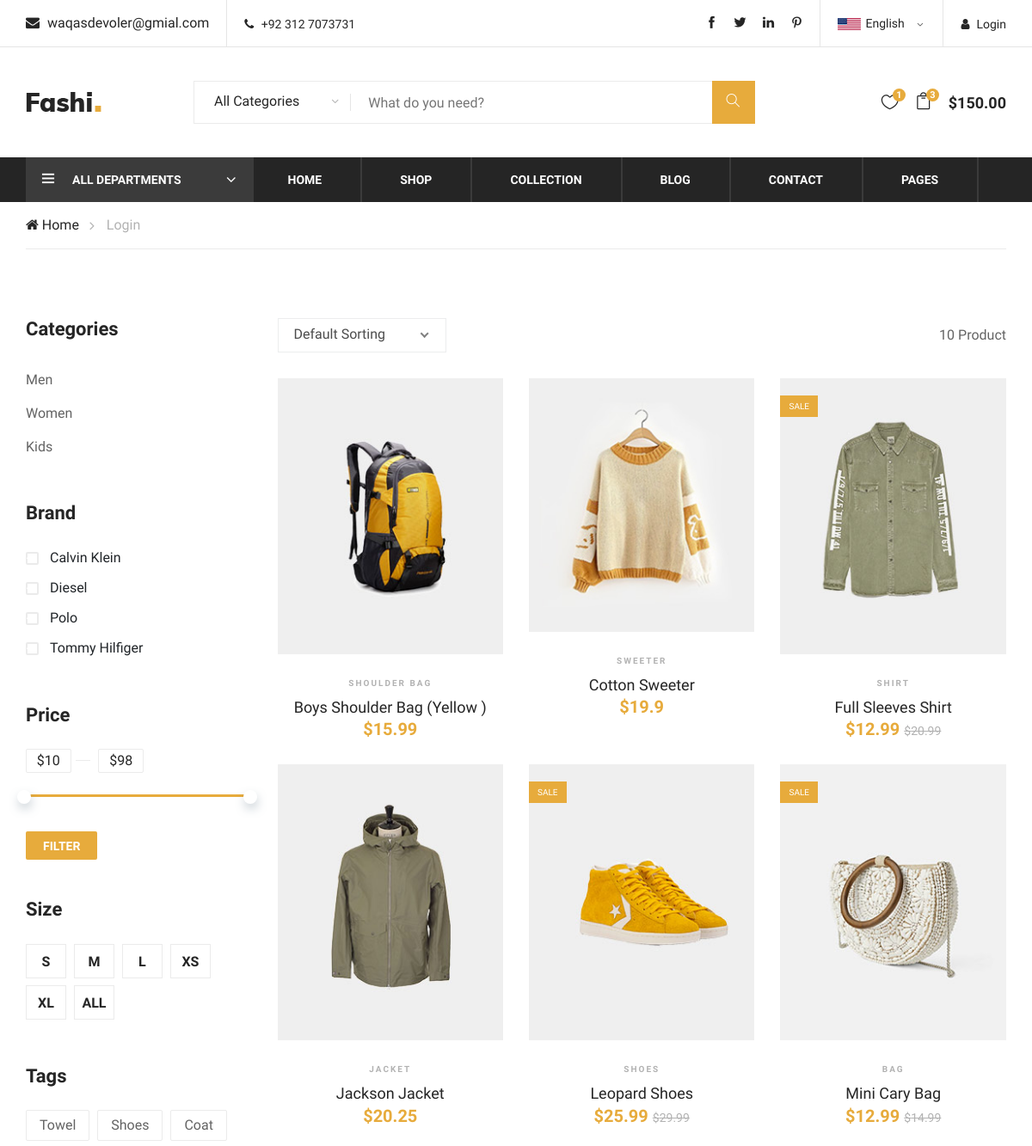
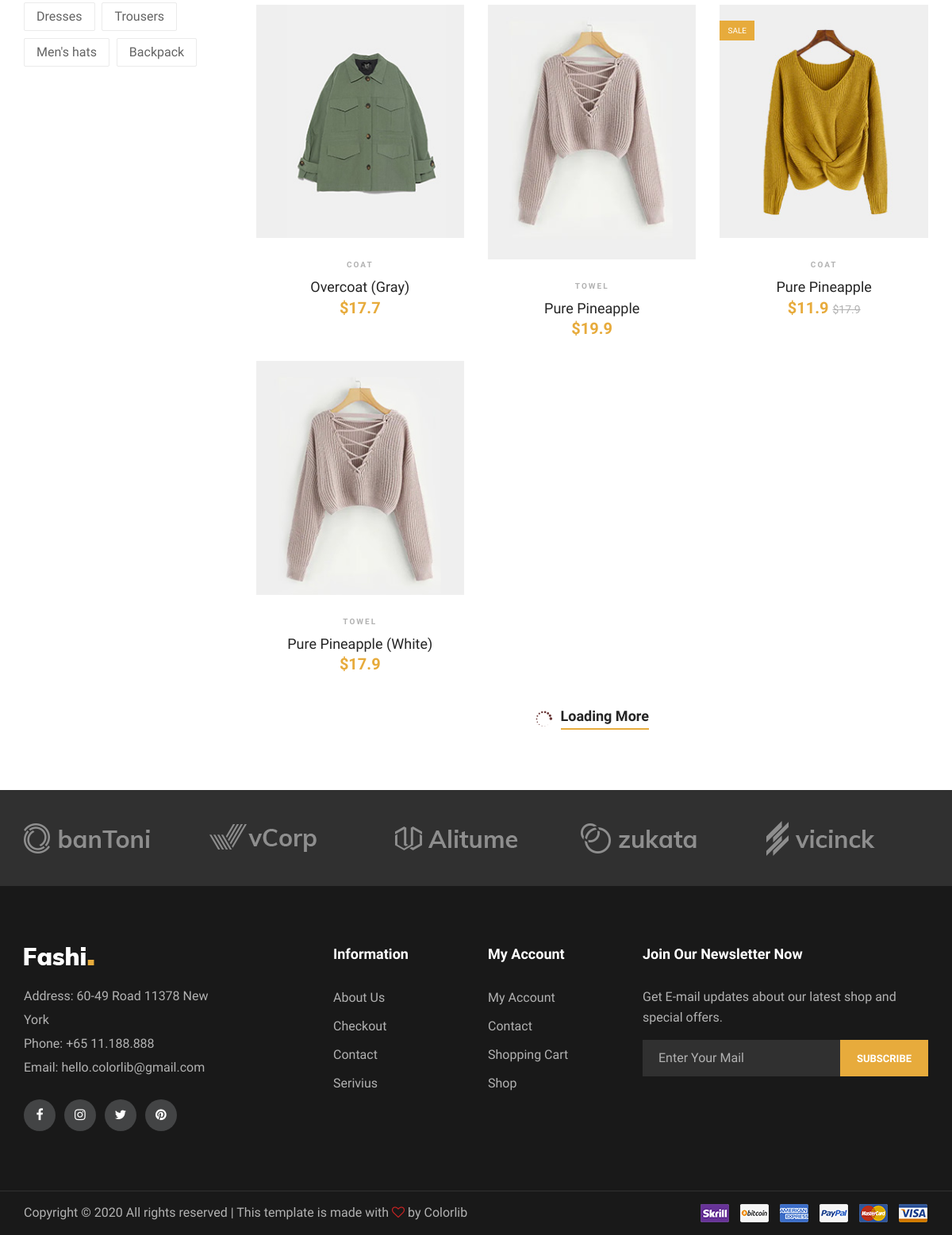
The app's page /shop/ with its own data (2 pictures, top to bottom).
### Home/models.py (models this page shows, shortened)
class Item(models.Model):
    item_id = models.AutoField(primary_key=True)
    item_category = models.ForeignKey(Product,on_delete=models.CASCADE)
    item_subCategory = models.CharField(max_length=30)
    item_name = models.CharField(max_length=30,default='')
    item_titile = models.CharField(max_length=30)
    item_FrashPricse = models.FloatField(max_length=30)
    item_Discount_pricse = models.FloatField(max_length=30,default=0.00)
    item_discription = models.TextField()
    item_image = models.ImageField()
    item_quantity = models.IntegerField()
    item_weight = models.FloatField(default=1.0,help_text="In KG")
    item_publishDate = models.DateTimeField()
    small = models.BooleanField(default=False)
    extra_samll = models.BooleanField(default=False)
    medium = models.BooleanField(default=True)
    large = models.BooleanField(default=False)
    extra_large = models.BooleanField(default=False)
    item_color1 = ColorField(default='#FF0000')
    item_color2 = ColorField(null=True)
    item_color3 = ColorField(null=True)
    item_zoom_pic1 = models.ImageField(blank=True)
    item_zoom_pic2 = models.ImageField(blank=True)
    item_zoom_pic3 = models.ImageField(blank=True)

### Home/views.py (the view)
# urls.py: path('shop/',views.Shop_view,name='shoppage'),
def Shop_view(request):
    items = Item.objects.all()
    send = {'items':items}
    return render(request,'home/shop.html',send)

### templates/home/shop.html (shortened to what this page needs)
{% extends 'basic.html' %} {% block body %}
<body>
    <section class="product-shop spad">
        <div class="container">
            <div class="row">
                <div class="col-lg-3 col-md-6 col-sm-8 order-2 order-lg-1 produts-sidebar-filter">
                    <div class="filter-widget">
                        <h4 class="fw-title">Categories</h4>
                        <ul class="filter-catagories">
                            <li><a class='filter_ctg' id='Man'>Men</a></li>
                            <li><a class='filter_ctg' id='Woman'>Women</a></li>
                            <li><a class='filter_ctg' id='Kid'>Kids</a></li>
                        </ul>
                    </div>
                    <div class="filter-widget">
                        <h4 class="fw-title">Brand</h4>
                        <div class="fw-brand-check">
                            <div class="bc-item">
                                <label for="bc-calvin">
                                    Calvin Klein
                                    <span class="checkmark"></span>
                                </label>
                            </div>
                            <div class="bc-item">
                                <label for="bc-diesel">
                                    Diesel
                                    <span class="checkmark"></span>
                                </label>
                            </div>
                            <div class="bc-item">
                                <label for="bc-polo">
                                    Polo
                                    <span class="checkmark"></span>
                                </label>
                            </div>
                            <div class="bc-item">
                                <label for="bc-tommy">
                                    Tommy Hilfiger
                                    <span class="checkmark"></span>
                                </label>
                            </div>
                        </div>
                    </div>
                    <div class="filter-widget">
                        <h4 class="fw-title">Price</h4>
                        <div class="filter-range-wrap">
                            <div class="range-slider">
                                <div class="price-input">
                                    <input type="text" id="minamount">
                                    <input type="text" id="maxamount">
                                </div>
                            </div>
                            <div class="price-range ui-slider ui-corner-all ui-slider-horizontal ui-widget ui-widget-content" data-min="10" data-max="98">
                                <span tabindex="0" class="ui-slider-handle ui-corner-all ui-state-default"></span>
                                <span tabindex="0" class="ui-slider-handle ui-corner-all ui-state-default"></span>
                            </div>
                        </div>
                        <a class="filter-btn" id='filterpricsebtn'>Filter</a>
                    </div>
                    <div class="filter-widget">
                        <h4 class="fw-title">Size</h4>
                        <div class="fw-size-choose">
                            <div class="sc-item">
                                <label for="s-size">s</label>
                            </div>
                            <div class="sc-item">
                                <label for="m-size">m</label>
                            </div>
                            <div class="sc-item">
                                <label for="l-size">l</label>
                            </div>
                            <div class="sc-item">
                                <label for="xs-size">xs</label>
                            </div>
                            <div class="sc-item">
                                <label for="xl-size">xl</label>
                            </div>
                            <div class="sc-item">
                                <label for="all-size">All</label>
                            </div>
                        </div>
                    </div>
                    <div class="filter-widget">
                        <h4 class="fw-title">Tags</h4>
                        <div class="fw-tags">
                            <a class='tag_filter' id='Towel'>Towel</a>
                            <a class='tag_filter' id='Shoes'>Shoes</a>
                            <a class='tag_filter' id='Coat'>Coat</a>
                            <a class='tag_filter' id='Dresses'>Dresses</a>
                            <a class='tag_filter' id='Trousers'>Trousers</a>
                            <a class='tag_filter' id='Men' s hats '>Men's hats</a>
                                <a class='tag_filter' id='Backpack'>Backpack</a>
                        </div>
                    </div>
                </div>
                <div class="col-lg-9 order-1 order-lg-2">
                    <div class="product-show-option">
                        <div class="row">
                            <div class="col-lg-7 col-md-7">
                                <div class="select-option">
                                </div>
                            </div>
                            <div class="col-lg-5 col-md-5 text-right">
                                <p id='product_count'>{{items.count}} Product</p>
                            </div>
                        </div>
                    </div>
                    <div class="product-list">
                        <div class="row" id='product_list'>
                            {% for item in items|dictsort:"item_titile" %}
                            <div class="col-lg-4 col-sm-6">
                                <div class="product-item">
                                    <div class="pi-pic">
                                        <img src="/media/{{item.item_image}}" alt=""> {% if item.item_Discount_pricse != 0 %}
                                        <div class="sale pp-sale">Sale</div>
                                        {% endif %}
                                    </div>
                                    <div class="pi-text">
                                        <div class="catagory-name">{{item.item_name}}</div>
                                        <a href="#">
                                            <h5>{{item.item_titile}}</h5>
                                        </a>
                                        <div class="product-price">
                                            {% if item.item_Discount_pricse != 0 %} ${{item.item_Discount_pricse}}
                                            <span>${{item.item_FrashPricse}}</span> {% else %} ${{item.item_FrashPricse}} {% endif %}
                                        </div>
                                    </div>
                                </div>
                            </div>
                            {% endfor %}
                        </div>
                    </div>
                    <div class="loading-more">
                        <i class="icon_loading"></i>
                        <a href="#">
                            Loading More
                        </a>
                    </div>
                </div>
            </div>
        </div>
    </section>
</body>
{% endblock %} {% block Js %} {% endblock %}

### records on screen
Item: item_image (picture), item_name "SHOULDER BAG", item_titile "Boys Shoulder Bag (Yellow )", item_FrashPricse "15.99"
Item: item_image (picture), item_name "SWEETER", item_titile "Cotton Sweeter", item_FrashPricse "19.9"
Item: item_image (picture), shows "SALE", item_name "SHIRT", item_titile "Full Sleeves Shirt", item_Discount_pricse "12.99", item_FrashPricse "20.99"
Item: item_image (picture), item_name "JACKET", item_titile "Jackson Jacket", item_FrashPricse "20.25"
Item: item_image (picture), shows "SALE", item_name "SHOES", item_titile "Leopard Shoes", item_Discount_pricse "25.99", item_FrashPricse "29.99"
Item: item_image (picture), shows "SALE", item_name "BAG", item_titile "Mini Cary Bag", item_Discount_pricse "12.99", item_FrashPricse "14.99"
Item: item_image (picture), item_name "COAT", item_titile "Overcoat (Gray)", item_FrashPricse "17.7"
Item: item_image (picture), item_name "TOWEL", item_titile "Pure Pineapple", item_FrashPricse "19.9"
Item: item_image (picture), shows "SALE", item_name "COAT", item_titile "Pure Pineapple", item_Discount_pricse "11.9", item_FrashPricse "17.9"
Item: item_image (picture), item_name "TOWEL", item_titile "Pure Pineapple (White)", item_FrashPricse "17.9"

### other values on screen
{{ items.count }} "10"
